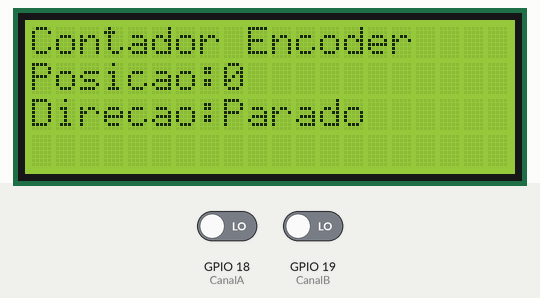
A program run on a simulated ESP32. Shown: 20×4 character LCD. The test bench sets the inputs (shaded band); at power-on: GPIO 18 (CanalA) LOW, GPIO 19 (CanalB) LOW.

Above: at 1.2 s.
1.3 s: GPIO 18 (CanalA) driven HIGH
At 1.9 s:
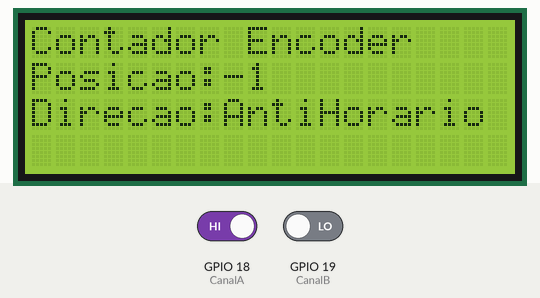
2.8 s: GPIO 18 (CanalA) driven LOW
At 3.3 s:
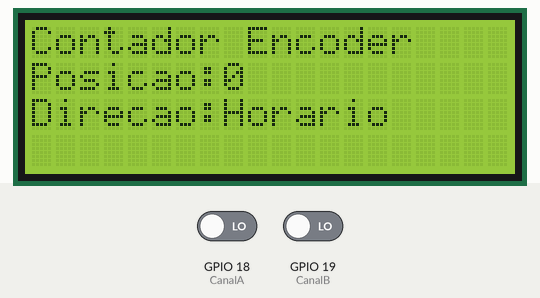
4.3 s: GPIO 19 (CanalB) driven HIGH
At 4.7 s:
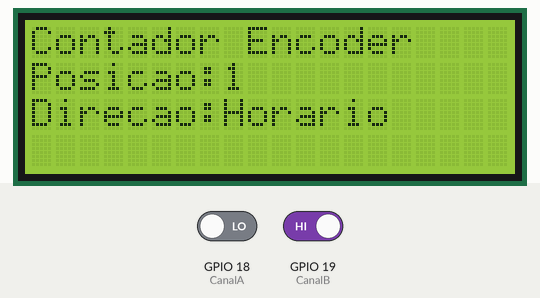
5.8 s: GPIO 19 (CanalB) driven LOW
At 6.5 s:
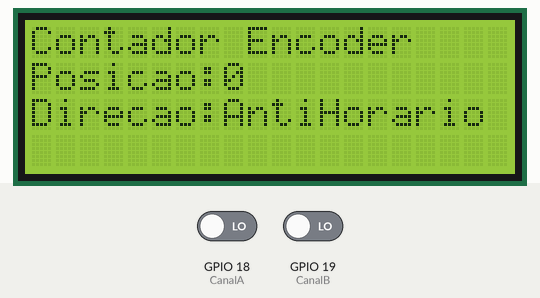
Timing chart, 0 to 8.3 s (numbered marks = the images above; inputs shaded):
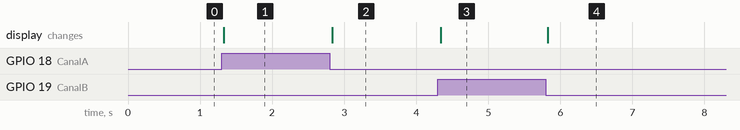

Measured:
- after the input at 1.3 s, the display: changes at once (image 1)
- after the input at 2.8 s, the display: changes at once (image 2)
- after the input at 4.3 s, the display: changes at once (image 3)
- after the input at 5.8 s, the display: changes at once (image 4)

The program:

main.cpp
```cpp
#include <Arduino.h>
#include <LiquidCrystal_I2C.h>

LiquidCrystal_I2C lcd(0x27, 20, 4);

#define CanalA 18
#define CanalB 19

const int8_t tabelaTransicao[4][4] = {
/*
	+1 = Horário
	 0 = Parado
	-1 = Anti-horário
*/

/* 		  0  1  2  3
	 0 	{00,01,02,03},
	 1 	{10,11,12,13},
	 2 	{20,21,22,23},
	 3 	{30,31,32,33}
*/

	{ 0, 1,-1, 0},
	{-1, 0, 0, 1},
	{ 1, 0, 0,-1},
	{ 0,-1, 1, 0}
};

void setup() {
  pinMode(CanalA, INPUT);
  pinMode(CanalB, INPUT);
  lcd.init();
  lcd.backlight();
  lcd.print("Contador Encoder");
  lcd.setCursor(0, 1);
  lcd.print("Posicao:");
  lcd.setCursor(0, 2);
  lcd.print("Direcao:");
}

void loop() {
  bool leituraCanalA = digitalRead(CanalA);
  bool leituraCanalB = digitalRead(CanalB);
  int estadoAtualEncoder = ((leituraCanalA << 1) | leituraCanalB);
  static int estadoAnteriorEncoder = 3;
  static int posicao = 0;
  int direcao = 0;

  if (estadoAnteriorEncoder != estadoAtualEncoder) {
    direcao = tabelaTransicao[estadoAnteriorEncoder][estadoAtualEncoder];

    if (estadoAtualEncoder > 3) {
      estadoAtualEncoder = 0;
    }
    else if (estadoAtualEncoder < 0) {
      estadoAtualEncoder = 3;
    }

    posicao += direcao;

    lcd.setCursor(8, 1);
    lcd.print("           ");
    lcd.setCursor(8, 1);
    lcd.print(posicao);

    if (direcao != 0) {
      lcd.setCursor(8, 2);
      if (direcao == 1) {
        lcd.print("Horario     ");
      } else if (direcao == -1) {
        lcd.print("AntiHorario ");
      }
    }
    else {
      lcd.setCursor(8, 2);
      lcd.print("Parado      ");
    }
    estadoAnteriorEncoder = estadoAtualEncoder;
  }
  delay(20);
}
```
